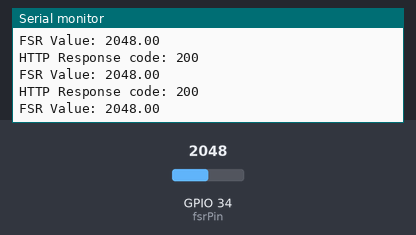
Bench run of a sketch on a simulated ESP32. Shown: the last lines printed to the serial monitor. The test bench sets the inputs (shaded band); at power-on: GPIO 34 (fsrPin) = 2048. WiFi joins after 1.5 s; servers stay silent unless stated; uploads are accepted with an empty reply.

Above: at 4.2 s.
4.3 s: GPIO 34 (fsrPin) set to 2866
At 4.76 s:
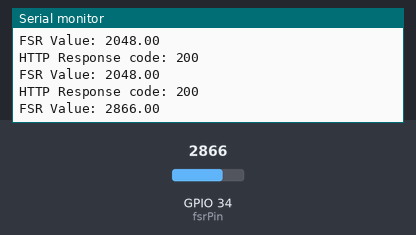
5.8 s: GPIO 34 (fsrPin) set to 3603
At 5.96 s:
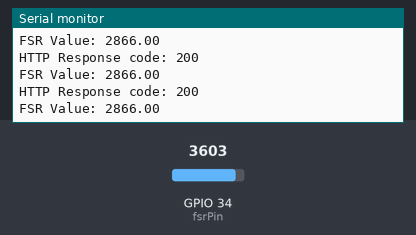
Timing chart, 0 to 8.8 s (numbered marks = the images above; inputs shaded):
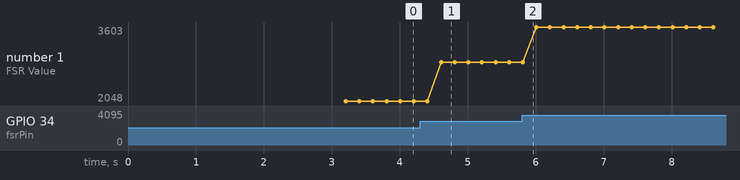

Measured:
- after the input at 4.3 s, the serial monitor: prints a new line after 0.31 s (image 1)
- plotted number 1: 2048 → 2866 after the input at 4.3 s, 2866 → 3603 after the input at 5.8 s

The sketch:

FSR_1_wifi.ino.ino
```cpp
#include <WiFi.h>
#include <HTTPClient.h>

const char* ssid = "";  // Replace with your WiFi SSID
const char* password = "2";  // Replace with your WiFi password

const char* googleSheetsUrl = "";  // Replace with your Google Sheets script URL

int fsrPin = 34;  // FSR sensor connected to D34 pin

unsigned long previousMillis = 0;
const long interval = 0.0001;  // Interval in milliseconds (1 millisecond)

void setup() {
  Serial.begin(9600);
  delay(1000);

  // Connect to Wi-Fi
  Serial.print("Connecting to ");
  Serial.println(ssid);
  WiFi.begin(ssid, password);

  while (WiFi.status() != WL_CONNECTED) {
    delay(1000);
    Serial.println("Connecting...");
  }
  Serial.println("Connected to WiFi");

  // Initialize FSR pin
  pinMode(fsrPin, INPUT);
}

void loop() {
  unsigned long currentMillis = millis();

  // Check if it's time to send data
  if (currentMillis - previousMillis >= interval) {
    previousMillis = currentMillis;

    // Read FSR sensor value
    float fsrValue = analogRead(fsrPin);

    // Send data to Google Sheets
    sendDataToGoogleSheets(fsrValue, 0.0, 0.0);  // Send FSR value as value1, value2 and value3 as 0

    // Print debug information
    Serial.print("FSR Value: ");
    Serial.println(fsrValue);
  }

  // Other tasks can be performed here
  // Remember not to use delay() which would block WiFi and other tasks
}

void sendDataToGoogleSheets(float value1, float value2, float value3) {
  HTTPClient http;

  // Prepare data to send
  String postData = "value1=" + String(value1) +
                    "&value2=" + String(value2) +
                    "&value3=" + String(value3);

  // Send HTTP POST request to Google Sheets API
  http.begin(googleSheetsUrl);
  http.addHeader("Content-Type", "application/x-www-form-urlencoded");

  int httpResponseCode = http.POST(postData);

  if (httpResponseCode > 0) {
    Serial.print("HTTP Response code: ");
    Serial.println(httpResponseCode);
    String payload = http.getString();
    Serial.println(payload);
  } else {
    Serial.print("Error sending data to Google Sheets. HTTP error code: ");
    Serial.println(httpResponseCode);
  }

  http.end();
}
```
